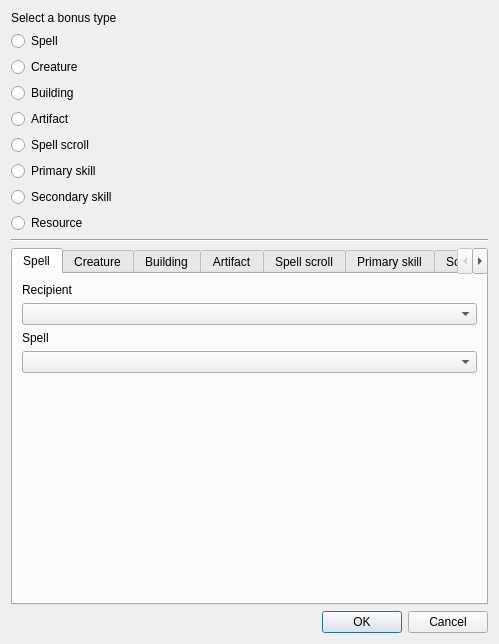
<?xml version="1.0" encoding="UTF-8"?>
<ui version="4.0">
 <class>StartingBonus</class>
 <widget class="QDialog" name="StartingBonus">
  <property name="geometry">
   <rect>
    <x>0</x>
    <y>0</y>
    <width>499</width>
    <height>644</height>
   </rect>
  </property>
  <property name="windowTitle">
   <string>Scenario Properties</string>
  </property>
  <layout class="QVBoxLayout" name="verticalLayout">
   <item>
    <widget class="QLabel" name="labelSelBonusType">
     <property name="text">
      <string>Select a bonus type</string>
     </property>
    </widget>
   </item>
   <item>
    <widget class="QRadioButton" name="radioButtonSpell">
     <property name="text">
      <string>Spell</string>
     </property>
    </widget>
   </item>
   <item>
    <widget class="QRadioButton" name="radioButtonCreature">
     <property name="text">
      <string>Creature</string>
     </property>
    </widget>
   </item>
   <item>
    <widget class="QRadioButton" name="radioButtonBuilding">
     <property name="text">
      <string>Building</string>
     </property>
    </widget>
   </item>
   <item>
    <widget class="QRadioButton" name="radioButtonArtifact">
     <property name="text">
      <string>Artifact</string>
     </property>
    </widget>
   </item>
   <item>
    <widget class="QRadioButton" name="radioButtonSpellScroll">
     <property name="text">
      <string>Spell scroll</string>
     </property>
    </widget>
   </item>
   <item>
    <widget class="QRadioButton" name="radioButtonPrimarySkill">
     <property name="text">
      <string>Primary skill</string>
     </property>
    </widget>
   </item>
   <item>
    <widget class="QRadioButton" name="radioButtonSecondarySkill">
     <property name="text">
      <string>Secondary skill</string>
     </property>
    </widget>
   </item>
   <item>
    <widget class="QRadioButton" name="radioButtonResource">
     <property name="text">
      <string>Resource</string>
     </property>
    </widget>
   </item>
   <item>
    <widget class="Line" name="line">
     <property name="orientation">
      <enum>Qt::Horizontal</enum>
     </property>
    </widget>
   </item>
   <item>
    <widget class="QTabWidget" name="tabWidget">
     <property name="currentIndex">
      <number>0</number>
     </property>
     <widget class="QWidget" name="tabSpell">
      <attribute name="title">
       <string>Spell</string>
      </attribute>
      <layout class="QVBoxLayout" name="verticalLayout_2">
       <item>
        <widget class="QLabel" name="labelSpellRecipient">
         <property name="text">
          <string>Recipient</string>
         </property>
        </widget>
       </item>
       <item>
        <widget class="QComboBox" name="comboBoxSpellRecipient"/>
       </item>
       <item>
        <widget class="QLabel" name="labelSpellSpell">
         <property name="text">
          <string>Spell</string>
         </property>
        </widget>
       </item>
       <item>
        <widget class="QComboBox" name="comboBoxSpellSpell"/>
       </item>
       <item>
        <spacer name="verticalSpacer">
         <property name="orientation">
          <enum>Qt::Vertical</enum>
         </property>
         <property name="sizeHint" stdset="0">
          <size>
           <width>20</width>
           <height>40</height>
          </size>
         </property>
        </spacer>
       </item>
      </layout>
     </widget>
     <widget class="QWidget" name="tabCreature">
      <attribute name="title">
       <string>Creature</string>
      </attribute>
      <layout class="QVBoxLayout" name="verticalLayout_3">
       <item>
        <widget class="QLabel" name="labelCreatureRecipient">
         <property name="text">
          <string>Recipient</string>
         </property>
        </widget>
       </item>
       <item>
        <widget class="QComboBox" name="comboBoxCreatureRecipient"/>
       </item>
       <item>
        <widget class="QLabel" name="labelCreatureCreatureType">
         <property name="text">
          <string>Creature type</string>
         </property>
        </widget>
       </item>
       <item>
        <widget class="QComboBox" name="comboBoxCreatureCreatureType"/>
       </item>
       <item>
        <widget class="QLabel" name="labelCreatureQuantity">
         <property name="text">
          <string>Quantity</string>
         </property>
        </widget>
       </item>
       <item>
        <widget class="QSpinBox" name="spinBoxCreatureQuantity"/>
       </item>
       <item>
        <spacer name="verticalSpacer_2">
         <property name="orientation">
          <enum>Qt::Vertical</enum>
         </property>
         <property name="sizeHint" stdset="0">
          <size>
           <width>20</width>
           <height>40</height>
          </size>
         </property>
        </spacer>
       </item>
      </layout>
     </widget>
     <widget class="QWidget" name="tabBuilding">
      <attribute name="title">
       <string>Building</string>
      </attribute>
      <layout class="QVBoxLayout" name="verticalLayout_4">
       <item>
        <widget class="QLabel" name="labelBuildingBuilding">
         <property name="text">
          <string>Building</string>
         </property>
        </widget>
       </item>
       <item>
        <widget class="QComboBox" name="comboBoxBuildingBuilding"/>
       </item>
       <item>
        <spacer name="verticalSpacer_3">
         <property name="orientation">
          <enum>Qt::Vertical</enum>
         </property>
         <property name="sizeHint" stdset="0">
          <size>
           <width>20</width>
           <height>40</height>
          </size>
         </property>
        </spacer>
       </item>
      </layout>
     </widget>
     <widget class="QWidget" name="tabArtifact">
      <attribute name="title">
       <string>Artifact</string>
      </attribute>
      <layout class="QVBoxLayout" name="verticalLayout_5">
       <item>
        <widget class="QLabel" name="labelArtifactRecipient">
         <property name="text">
          <string>Recipient</string>
         </property>
        </widget>
       </item>
       <item>
        <widget class="QComboBox" name="comboBoxArtifactRecipient"/>
       </item>
       <item>
        <widget class="QLabel" name="labelArtifactArtifact">
         <property name="text">
          <string>Artifact</string>
         </property>
        </widget>
       </item>
       <item>
        <widget class="QComboBox" name="comboBoxArtifactArtifact"/>
       </item>
       <item>
        <spacer name="verticalSpacer_4">
         <property name="orientation">
          <enum>Qt::Vertical</enum>
         </property>
         <property name="sizeHint" stdset="0">
          <size>
           <width>20</width>
           <height>40</height>
          </size>
         </property>
        </spacer>
       </item>
      </layout>
     </widget>
     <widget class="QWidget" name="tabSpellScroll">
      <attribute name="title">
       <string>Spell scroll</string>
      </attribute>
      <layout class="QVBoxLayout" name="verticalLayout_6">
       <item>
        <widget class="QLabel" name="labelSpellScrollRecipient">
         <property name="text">
          <string>Recipient</string>
         </property>
        </widget>
       </item>
       <item>
        <widget class="QComboBox" name="comboBoxSpellScrollRecipient"/>
       </item>
       <item>
        <widget class="QLabel" name="labelSpellScrollSpell">
         <property name="text">
          <string>Spell</string>
         </property>
        </widget>
       </item>
       <item>
        <widget class="QComboBox" name="comboBoxSpellScrollSpell"/>
       </item>
       <item>
        <spacer name="verticalSpacer_5">
         <property name="orientation">
          <enum>Qt::Vertical</enum>
         </property>
         <property name="sizeHint" stdset="0">
          <size>
           <width>20</width>
           <height>40</height>
          </size>
         </property>
        </spacer>
       </item>
      </layout>
     </widget>
     <widget class="QWidget" name="tabPrimarySkill">
      <attribute name="title">
       <string>Primary skill</string>
      </attribute>
      <layout class="QVBoxLayout" name="verticalLayout_7">
       <item>
        <widget class="QLabel" name="labelPrimarySkillRecipient">
         <property name="text">
          <string>Recipient</string>
         </property>
        </widget>
       </item>
       <item>
        <widget class="QComboBox" name="comboBoxPrimarySkillRecipient"/>
       </item>
       <item>
        <widget class="QLabel" name="labelPrimarySkillAttack">
         <property name="text">
          <string>Attack skill</string>
         </property>
        </widget>
       </item>
       <item>
        <widget class="QSpinBox" name="spinBoxPrimarySkillAttack"/>
       </item>
       <item>
        <widget class="QLabel" name="labelPrimarySkillDefense">
         <property name="text">
          <string>Defense skill</string>
         </property>
        </widget>
       </item>
       <item>
        <widget class="QSpinBox" name="spinBoxPrimarySkillDefense"/>
       </item>
       <item>
        <widget class="QLabel" name="labelPrimarySkillSpell">
         <property name="text">
          <string>Spell power</string>
         </property>
        </widget>
       </item>
       <item>
        <widget class="QSpinBox" name="spinBoxPrimarySkillSpell"/>
       </item>
       <item>
        <widget class="QLabel" name="labelPrimarySkillKnowledge">
         <property name="text">
          <string>Knowledge</string>
         </property>
        </widget>
       </item>
       <item>
        <widget class="QSpinBox" name="spinBoxPrimarySkillKnowledge"/>
       </item>
       <item>
        <spacer name="verticalSpacer_6">
         <property name="orientation">
          <enum>Qt::Vertical</enum>
         </property>
         <property name="sizeHint" stdset="0">
          <size>
           <width>20</width>
           <height>40</height>
          </size>
         </property>
        </spacer>
       </item>
      </layout>
     </widget>
     <widget class="QWidget" name="tabSecondarySkill">
      <attribute name="title">
       <string>Scondary skill</string>
      </attribute>
      <layout class="QVBoxLayout" name="verticalLayout_8">
       <item>
        <widget class="QLabel" name="labelSecondarySkillRecipient">
         <property name="text">
          <string>Recipient</string>
         </property>
        </widget>
       </item>
       <item>
        <widget class="QComboBox" name="comboBoxSecondarySkillRecipient"/>
       </item>
       <item>
        <widget class="QLabel" name="labelSecondarySkillSecondarySkill">
         <property name="text">
          <string>Secondary skill</string>
         </property>
        </widget>
       </item>
       <item>
        <widget class="QComboBox" name="comboBoxSecondarySkillSecondarySkill"/>
       </item>
       <item>
        <widget class="QLabel" name="labelSecondarySkillMastery">
         <property name="text">
          <string>Mastery</string>
         </property>
        </widget>
       </item>
       <item>
        <widget class="QComboBox" name="comboBoxSecondarySkillMastery"/>
       </item>
       <item>
        <spacer name="verticalSpacer_7">
         <property name="orientation">
          <enum>Qt::Vertical</enum>
         </property>
         <property name="sizeHint" stdset="0">
          <size>
           <width>20</width>
           <height>40</height>
          </size>
         </property>
        </spacer>
       </item>
      </layout>
     </widget>
     <widget class="QWidget" name="tabResource">
      <attribute name="title">
       <string>Resource</string>
      </attribute>
      <layout class="QVBoxLayout" name="verticalLayout_9">
       <item>
        <widget class="QLabel" name="labelResourceResourceType">
         <property name="text">
          <string>Resource type</string>
         </property>
        </widget>
       </item>
       <item>
        <widget class="QComboBox" name="comboBoxResourceResourceType"/>
       </item>
       <item>
        <widget class="QLabel" name="labelResourceQuantity">
         <property name="text">
          <string>Quantity</string>
         </property>
        </widget>
       </item>
       <item>
        <widget class="QSpinBox" name="spinBoxResourceQuantity"/>
       </item>
       <item>
        <spacer name="verticalSpacer_8">
         <property name="orientation">
          <enum>Qt::Vertical</enum>
         </property>
         <property name="sizeHint" stdset="0">
          <size>
           <width>20</width>
           <height>40</height>
          </size>
         </property>
        </spacer>
       </item>
      </layout>
     </widget>
    </widget>
   </item>
   <item>
    <widget class="QDialogButtonBox" name="buttonBox">
     <property name="orientation">
      <enum>Qt::Horizontal</enum>
     </property>
     <property name="standardButtons">
      <set>QDialogButtonBox::Cancel|QDialogButtonBox::Ok</set>
     </property>
    </widget>
   </item>
  </layout>
 </widget>
 <resources/>
 <connections/>
</ui>
